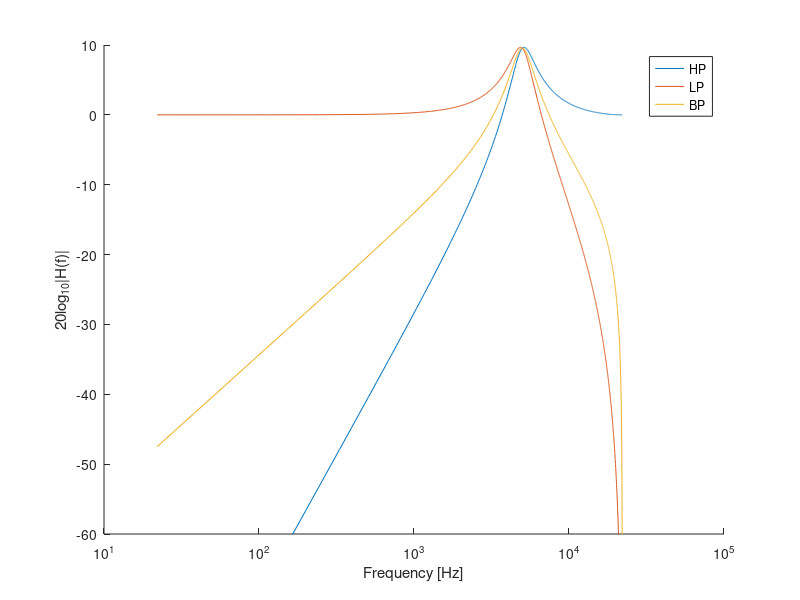

Source code (MATLAB): (Note: this script raises an error after producing the figure.)
Q = 3;
f0 = 5000; %Hz
fs = 44100;
w = 2*pi*f0/fs;
% same for all biquads
sinw = sin(w);
cosw = cos(w);
a0 = 2*Q + sinw;
a1 = -4*Q*cosw;
a2 = 2*Q - sinw;
den = [a0,a1,a2];

hold on;

% biquad dependent
%HP
b1 = -2 * Q *(1+cosw);
b0 = -0.5*b1;
b2 = b0;
num = [b0,b1,b2];
[H, F] = freqz(num, den, 1000, fs);
semilogx(F, 20*log10(abs(H)));

%LP
b0 = Q*(1-cosw);
b1 = 2 * b0;
b2 = b0;
num = [b0,b1,b2];
[H, F] = freqz(num, den, 1000, fs);
semilogx(F, 20*log10(abs(H)));

%BP
b0 = Q*sinw;
b1 = 0;
b2 = -Q*sinw;
num = [b0,b1,b2];
[H, F] = freqz(num, den, 1000, fs);
semilogx(F, 20*log10(abs(H)));

legend('HP','LP','BP');
%xlim([100,10000]);
ylim([-60, 10])
xlabel('Frequency [Hz]');
ylabel('20log_{10}|H(f)|')
title('Basic filters (f_0 = ' + string(f0/1000) + ' kHz, Q = ' + string(Q) + ')');

